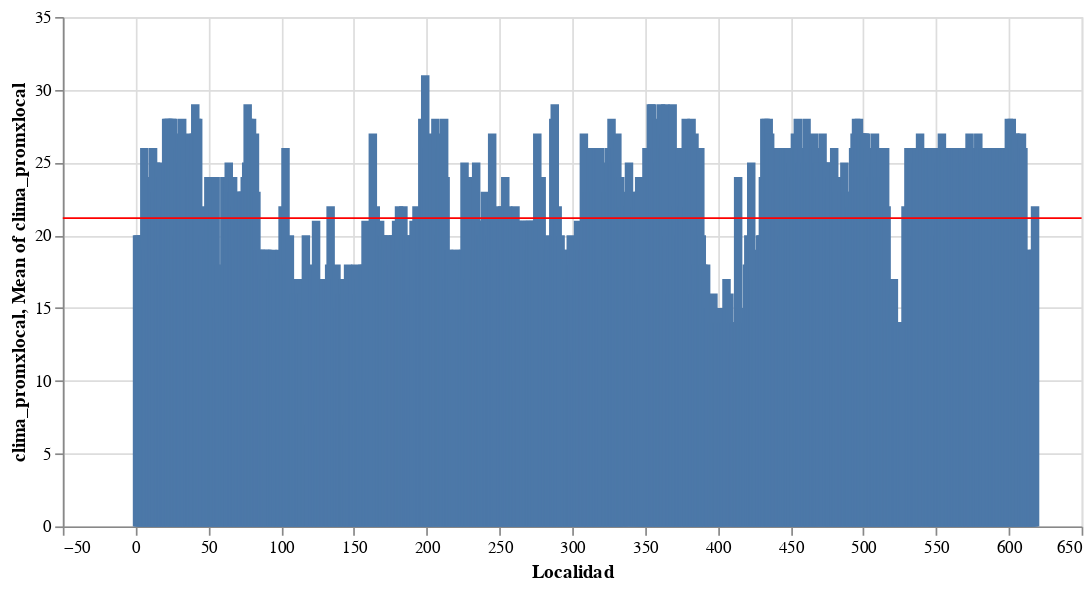

Notebook source saved alongside this figure:
### Code cell
#Creación de un histograma con Altair.
clima=alt.Chart(data_local).mark_bar().encode(
    x='Localidad',
    y='clima_promxlocal'
)

linea = alt.Chart(data_local).mark_rule(color='red').encode(
    y='mean(clima_promxlocal)'
)

(clima + linea).properties(width=600)

### Figure 1 — Vega-Lite specification as saved in the notebook (floating-point values rounded to 4 significant figures; data arrays with more than 128 entries replaced by an {"elided": "..."} marker saying what was removed)
{"config": {"view": {"continuousWidth": 400, "continuousHeight": 300}}, "layer": [{"mark": "bar", "encoding": {"x": {"field": "Localidad", "type": "quantitative"}, "y": {"field": "clima_promxlocal", "type": "quantitative"}}}, {"mark": {"type": "rule", "color": "red"}, "encoding": {"y": {"aggregate": "mean", "field": "clima_promxlocal", "type": "quantitative"}}}], "data": {"name": "data-143d598a503d8cd2d2e9b265a7ee4329"}, "width": 600, "$schema": "https://vega.github.io/schema/vega-lite/v4.17.0.json", "datasets": {"data-143d598a503d8cd2d2e9b265a7ee4329": {"elided": "612 records"}}}
